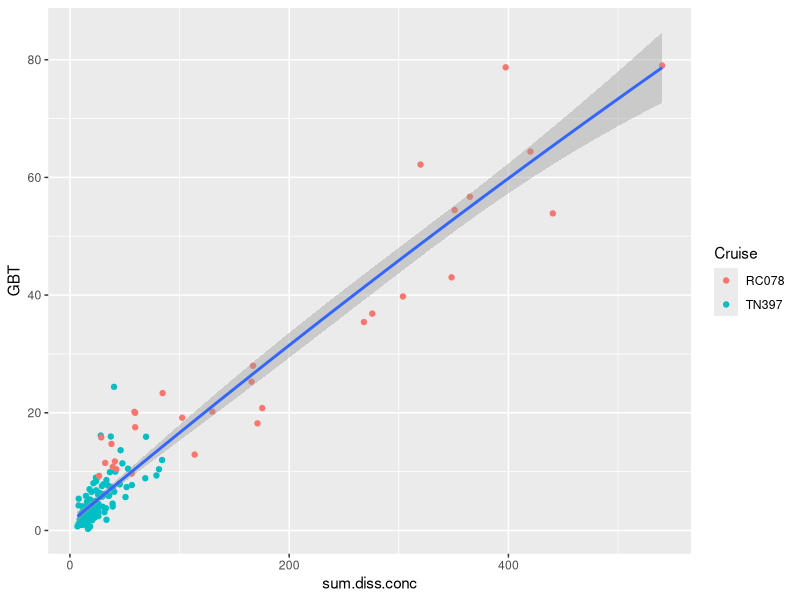
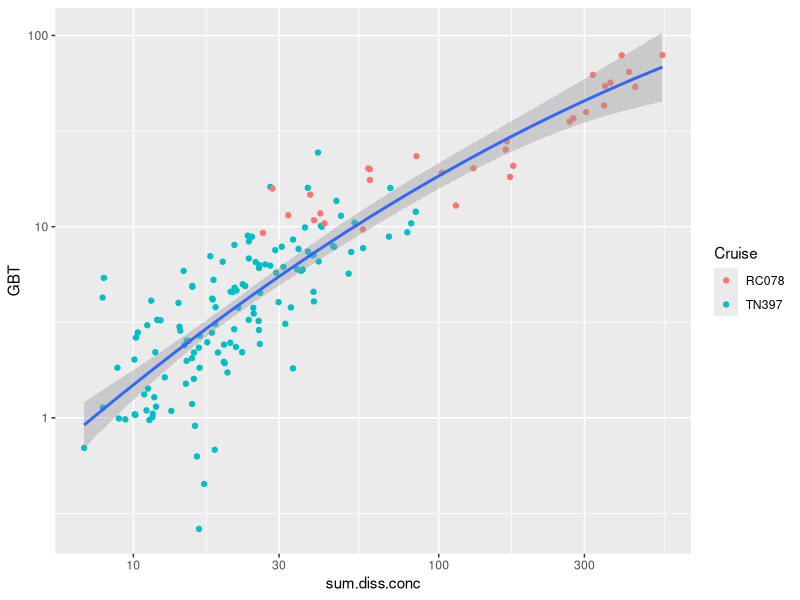
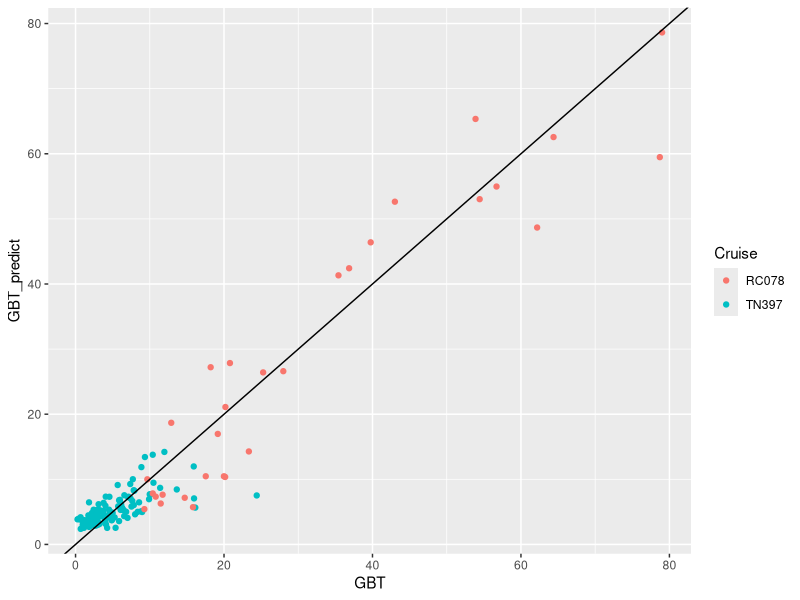
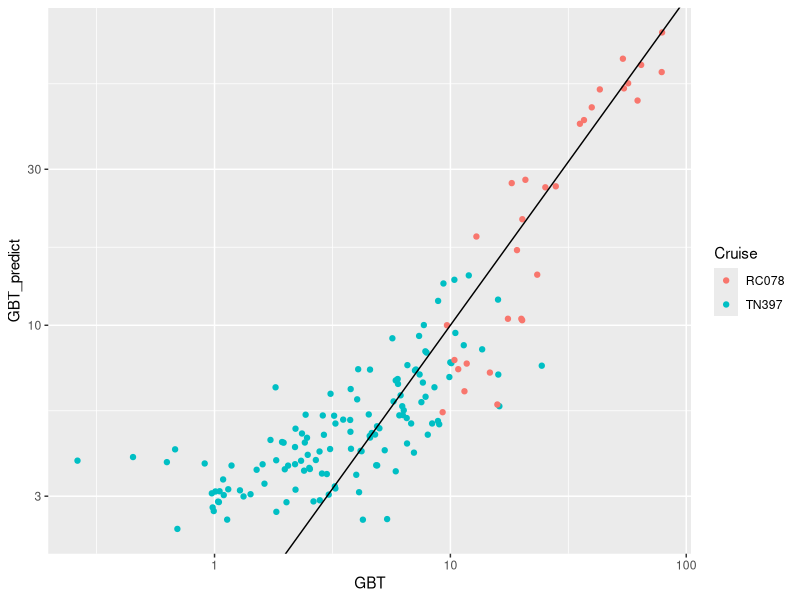
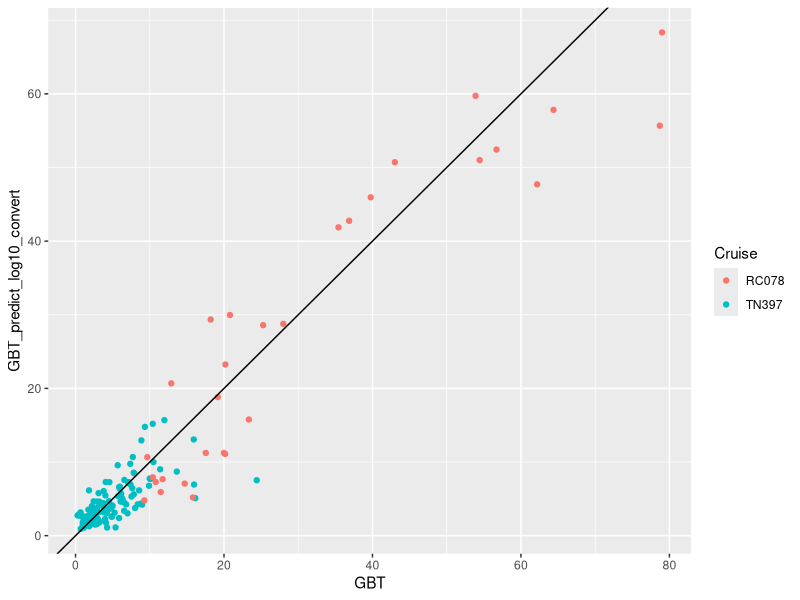
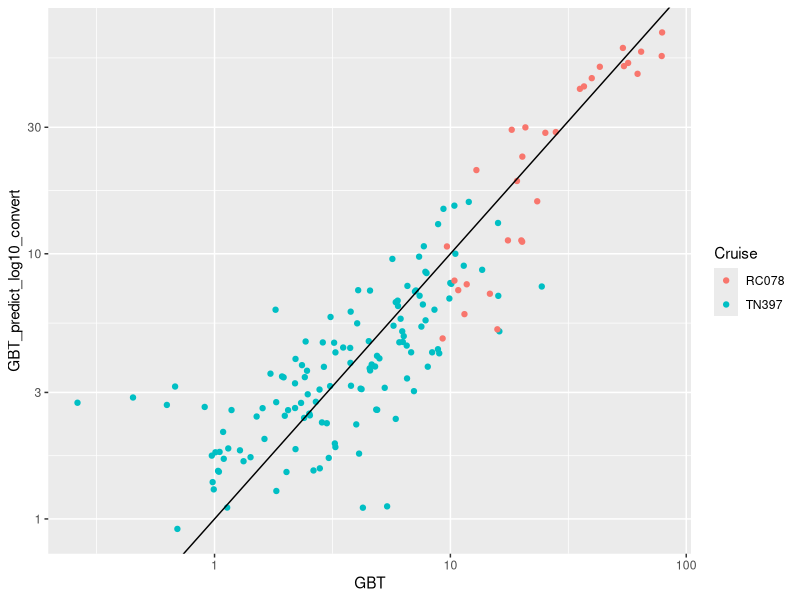
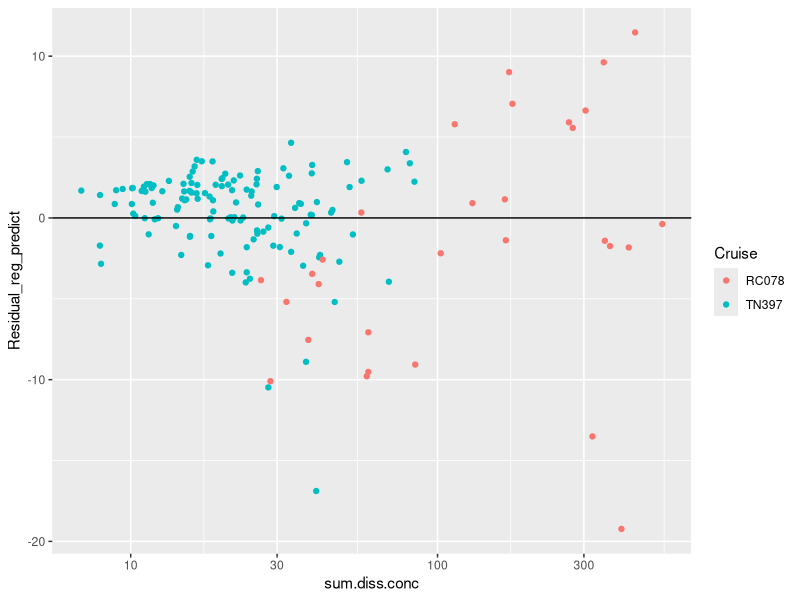
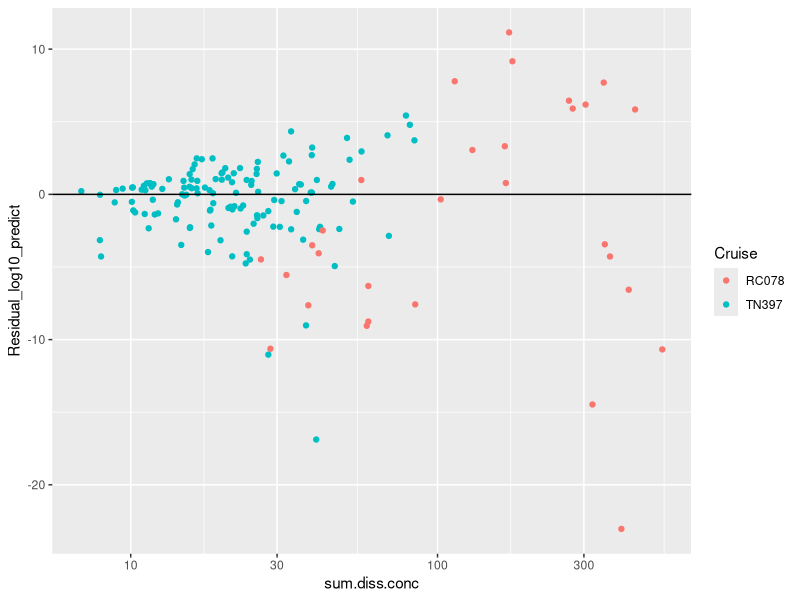

R code for these plots, in order:



#install.packages("randomForest")
#install.packages("rsample")


library(tidyverse)


###load in dissolved data:
diss.dat <- read_csv("Intermediates/Dissolved_Final_Quant_QCed.csv")



#pull out G3 data and remove incorrect GBT concentrations:
dat.G3 <- diss.dat %>%
  filter(Cruise %in% c("KM1906")) %>% 
  filter(!Compound == "Glycine betaine") %>%
  group_by(SampID) %>%
  filter(detected == "Yes") %>%
  mutate(sum.diss.conc = sum(Diss.Conc.nM)) %>%
  ungroup() 






#### calculate sum of dissolved data and match with GBT data:

#Determine GBT concentrations:
gbt.dat <- diss.dat %>% 
  filter(detected == "Yes") %>%
  filter(Compound == "Glycine betaine") %>%
  filter(Cruise %in% c("TN397", "RC078")) %>%
  filter(!str_detect(SampID, "KM1906")) %>%
  mutate(GBT = Diss.Conc.nM) %>%
  select(SampID, GBT)


#calculate the sum of all other compounds:
all.other.dat <- diss.dat %>% 
  filter(detected == "Yes") %>%
  filter(!Compound == "Glycine betaine") %>%
  filter(Cruise %in% c("TN397", "RC078")) %>%
  filter(!str_detect(SampID, "KM1906")) %>%
  select(Cruise, Compound, SampID, Diss.Conc.nM) 


combine.dat <- left_join(gbt.dat, all.other.dat) %>%
  group_by(SampID) %>%
  mutate(sum.diss.conc = sum(Diss.Conc.nM)) %>%
  select(-Compound, -Diss.Conc.nM) %>%
  unique()

#Visualize relationship between summed concentration and dissolved concentration

# Regular scaling 
ggplot(combine.dat, aes(x = sum.diss.conc, y = GBT)) +
  geom_point(aes(color = Cruise)) +
  geom_smooth(method = "lm", formula = y~poly(x, 2))



# Log10 Scaling
ggplot(combine.dat, aes(x = sum.diss.conc, y = GBT)) +
  geom_point(aes(color = Cruise)) +
  scale_x_log10() +
  scale_y_log10() +
  geom_smooth(method = "lm", formula = y~poly(x, 2))



##Calculate polynomial regression models for predicting dGBT concentrations:

#regular 
lm.sum <- lm(formula = GBT ~ poly(sum.diss.conc, 2, raw = TRUE), data = combine.dat)
summary(lm.sum)


#log10 scaled
lm.sum.log <- lm(log10(GBT) ~ poly(log10(sum.diss.conc), 2, raw = TRUE), data = combine.dat)
summary(lm.sum.log)



#Calculate predicted GBT values and compare to actula GBT values:
combine.dat.predict <- combine.dat %>%
  ungroup() %>%
  mutate(GBT_log10 = log10(GBT),
         sum.diss.conc.log10 = log10(sum.diss.conc)) %>%
  mutate(GBT_predict = 1.313 + 1.552e-01*(sum.diss.conc) - 2.234e-05*(sum.diss.conc^2),
         GBT_predict_log10 = -1.28407 + 1.63840*(sum.diss.conc.log10) - 0.18191*(sum.diss.conc.log10^2),
         GBT_predict_log10_convert = 10^GBT_predict_log10,
         Residual_reg_predict = GBT_predict - GBT,
         Residual_log10_predict = GBT_predict_log10_convert - GBT)


#Visualize Predictions:

#Regular scaled prediction:

#regular
ggplot(combine.dat.predict, aes(x = GBT, y = GBT_predict)) +
  geom_point(aes(color = Cruise)) +
  geom_abline(intercept = 0, slope = 1)

#log scaled
ggplot(combine.dat.predict, aes(x = GBT, y = GBT_predict)) +
  geom_point(aes(color = Cruise)) +
  geom_abline(intercept = 0, slope = 1) +
  scale_x_log10() +
  scale_y_log10()



#Log10 scaled prediction:

#regular
ggplot(combine.dat.predict, aes(x = GBT, y = GBT_predict_log10_convert)) +
  geom_point(aes(color = Cruise)) +
  geom_abline(intercept = 0, slope = 1) 

#log scaled
ggplot(combine.dat.predict, aes(x = GBT, y = GBT_predict_log10_convert)) +
  geom_point(aes(color = Cruise)) +
  geom_abline(intercept = 0, slope = 1) +
  scale_x_log10() +
  scale_y_log10()




##Compare distributions of residuals:

#regular
ggplot(combine.dat.predict, aes(x = sum.diss.conc, y = Residual_reg_predict)) +
  geom_point(aes(color = Cruise)) +
  scale_x_log10() +
  geom_hline(yintercept = 0)  

#log10
ggplot(combine.dat.predict, aes(x = sum.diss.conc, y = Residual_log10_predict)) +
  geom_point(aes(color = Cruise)) +
  scale_x_log10() +
  geom_hline(yintercept = 0) 


#Decide to use log10 approach as it has a more even distribution of residuals at lower concentrations 

#Predict G3 dissolved GBT concentrations from total concentration of dissolved metabolites:

g3.predict <- dat.G3 %>%
  select(Cruise, SampID, sum.diss.conc) %>%
  unique() %>%
  mutate(sum.diss.conc.log10 = log10(sum.diss.conc),
         gbt.predict.log10 = -1.22110 + 1.55206*(sum.diss.conc.log10) -0.15919*(sum.diss.conc.log10^2),
         gbt_predict_convert = 10^gbt.predict.log10)
  


#Export G3 predictions to incorporate into larger dissolved dataset: 
g3.predict.export <- g3.predict %>%
  select(Cruise, SampID, gbt_predict_convert) %>%
  rename(Diss.Conc.nM = gbt_predict_convert) %>%
  mutate(Compound = "Glycine betaine",
         detected = "Yes",
         Diss.Conc.Vial.uM = NA,
         Diss.Conc.C.nM = 5*Diss.Conc.nM,
         Diss.Conc.N.nM = Diss.Conc.nM,
         Diss.Conc.S.nM = NA,
         impute.conc.nM = NA,
         LOD.nM = NA,
         Diss.Conc.no.blk.sub.nM = NA,
         LOD.no.blk.sub.nM = NA,
         Predicted_Value = "Yes")

write_csv(g3.predict.export, file = "Intermediates/KM1906_Predicted_Dissolved_GBT_Concentrations.csv")






